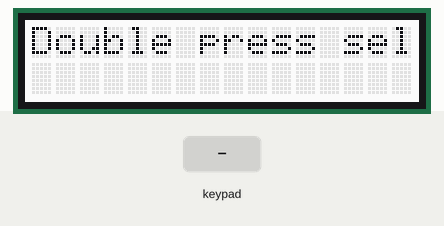
Simulated run of this sketch. Board: Arduino Uno, built with avr-gcc and run on an emulated ATmega328P. Shown: 16×2 character LCD. Inputs (shaded band) come from the test bench. Storage starts empty; what the sketch prints to the serial monitor is not drawn.

Above: at 14.9 s.
16.5 s: key 'U' pressed
At 17.6 s:
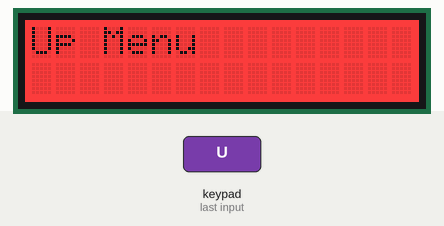
18.0 s: key 'D' pressed
At 18.9 s:
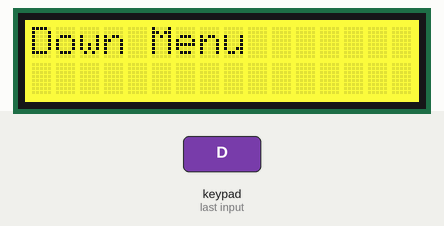
19.5 s: key 'L' pressed
At 20.0 s:
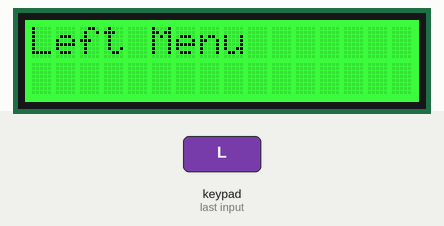
21.0 s: key 'R' pressed
At 22.2 s:
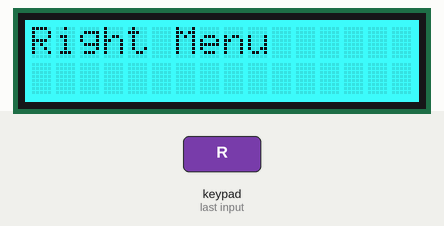
22.5 s: key 'S' pressed
At 23.4 s:
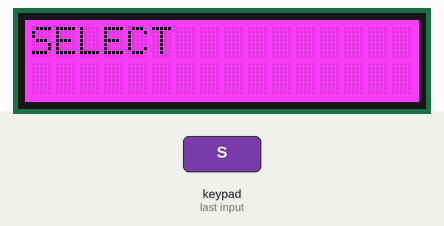
Timing chart, 0 to 25.0 s (numbered marks = the images above; inputs shaded):
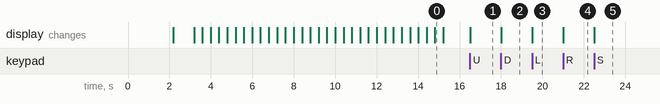

Measured:
- after the input at 16.5 s, the display: changes at once (image 1)
- after the input at 18.0 s, the display: changes at once (image 2)
- after the input at 19.5 s, the display: changes at once (image 3)
- after the input at 21.0 s, the display: changes at once (image 4)
- after the input at 22.5 s, the display: changes at once (image 5)
- what the display in image 0 shows lasts 0.4 s, from 14.8 s to 15.2 s

The sketch:

Linear_Actuator_623_backup.ino
```cpp
/*
  This is the first version of the code I'll be using for the linear actuator clutch tester project

  Goals:
  Log data into an SD card
  Use the buttons on the LCD display as well as the display
  Export CSV files to said SD card
  Control thee two seperate motors for the linear actuator, and potentially detect the travel distance of the actuator

*/
  #include <SPI.h>
  #include <SD.h >  // These two are for the SD card

  File myFile;

  #include <Wire.h>
  #include <Adafruit_RGBLCDShield.h>
  #include <utility/Adafruit_MCP23017.h>

  Adafruit_RGBLCDShield lcd = Adafruit_RGBLCDShield();// This should connect to analog 4&5 and prevent you from reading from those.

  #define RED 0x1
  #define YELLOW 0x3
  #define GREEN 0x2
  #define TEAL 0x6
  #define BLUE 0x4
  #define VIOLET 0x5
  #define WHITE 0x7

  //define act_c_pin  //Whichever wire we connect the closing motor signal to (although likely a relay will be needed)
  //define act_o_pin

  void runTest(){


  }//endrunTest()


void setup() {
  // Activate serial and SD card, potentially find actuator or open entirely
  Serial.begin(9600);
  while(!Serial){
      ;
  }//endwhile
  lcd.begin(16, 2);
  lcd.setBacklight(WHITE);

  Serial.print("Initializing SD Card...");
  lcd.print("Initializing SD ");// This is the most you'll want to print to the LCD at a time

  if (!SD.begin(9)) {
    Serial.println("Initialization failed!");
    lcd.clear();
    lcd.print("Initialization failed");
    lcd.setBacklight(RED);
    while (1);
  }//endif
  Serial.println ("Initialization done.");

  myFile = SD.open ("test.txt", FILE_WRITE);//Open the file. Note that you can only open one file at a time. You must close this one before opening the next.


  if(myFile){//if the file has opened correctly
    Serial.println("Writing to test.txt...");
    myFile.println("testing 1, 2, 3.");         // This writes into the actual file
    myFile.close();
    Serial.println("Done writing to file.");
  }//endif.

  else{
    Serial.println("Error opening test.txt");
  }//endelse

  myFile = SD.open("test.txt");

  if(myFile){
      Serial.println("test.txt:");

      while (myFile.available()){
        Serial.write(myFile.read());          // Read out the file
      }//endwhile more left in file to read

      myFile.close();
  }//end if file opens correctly
  else{
    Serial.println("Error opening test.txt");
    lcd.setBacklight(RED);
  }//endelse file failed to open.

  lcd.clear();
  lcd.print("Setup complete ");
  delay(2000);
  lcd.clear();

  lcd.print("Double press select to confirm ");
  delay(1000);

  for (int positionCounter = 0; positionCounter < 15; positionCounter++) {
   lcd.scrollDisplayLeft();
   delay(400);  //Scrolling speed
 }

   for (int positionCounter = 0; positionCounter < 15; positionCounter++) {
   lcd.scrollDisplayRight();
   delay(400);
 }

  lcd.clear();
}//end void setup()


void loop() {
  // put your main code here, to run repeatedly:
  lcd.setCursor(0, 1);

   uint8_t buttons = lcd.readButtons();
   uint8_t last_button;//I'll use this to check inputs with select
   uint8_t button_before_last;

  if (buttons) {
    lcd.clear();
    lcd.setCursor(0,0);
    if (buttons & BUTTON_UP) {
      lcd.print("Up Menu ");
      lcd.setBacklight(RED);
    }
    if (buttons & BUTTON_DOWN) {
      lcd.print("Down Menu ");
      lcd.setBacklight(YELLOW);
    }
    if (buttons & BUTTON_LEFT) {
      lcd.print("Left Menu ");
      lcd.setBacklight(GREEN);
    }
    if (buttons & BUTTON_RIGHT) {
      lcd.print("Right Menu ");
      lcd.setBacklight(TEAL);
    }
    if (buttons & BUTTON_SELECT) {
      lcd.print("SELECT ");
      lcd.setBacklight(VIOLET);
    }
  }//end if buttons

}//end void loop()
```
